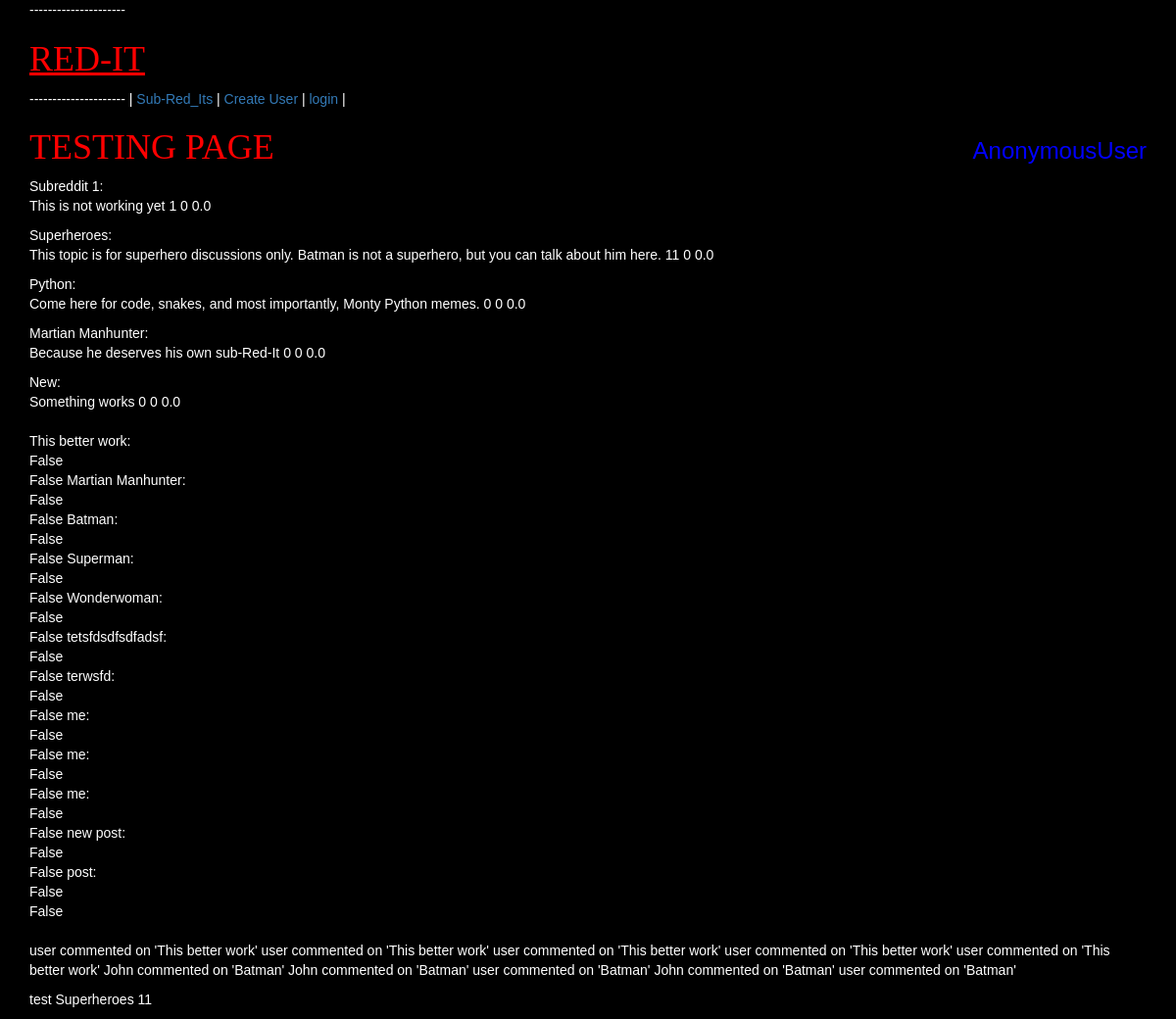
Before: /testing/ with the older database file.
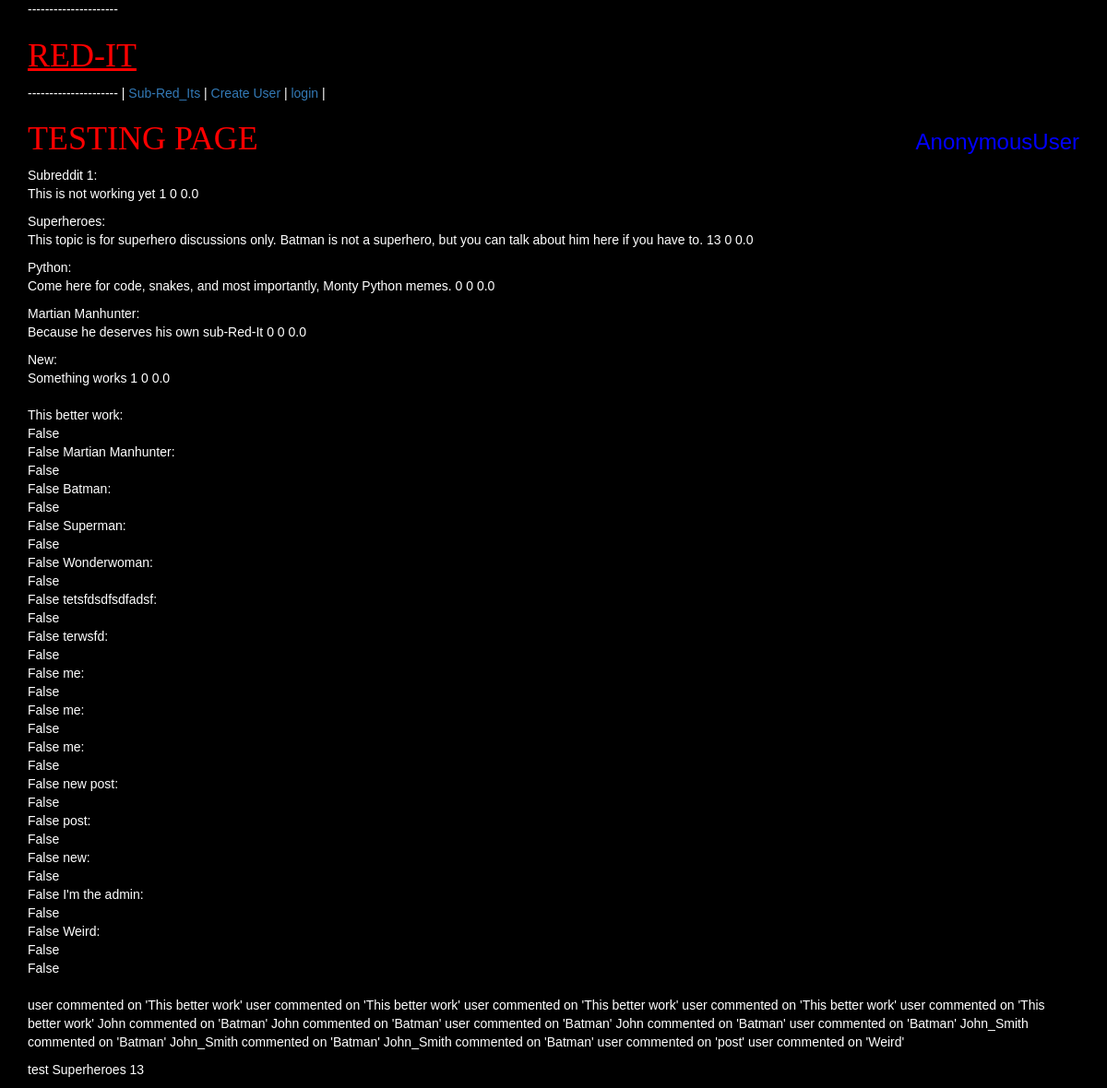
After: the same page with the newer database file.
### app/models.py (models this page shows)
class Subreddit(models.Model):
    name = models.CharField(max_length=20)
    description = models.CharField(max_length=255)
    creation_date_time = models.DateTimeField(auto_now_add=True)
    def __str__(self):
        return self.name
    @property
    def current_count(self):
        return Post.objects.filter(post_to_subreddit=self).count()
    def today_count(self):
        hrs24 = datetime.now() - timedelta(days=1)
        return Post.objects.filter(post_to_subreddit=self).filter(creation_time__gte=hrs24).count()
    def daily_average(self):
        hrs24 = datetime.now() - timedelta(days=30)
        return Post.objects.filter(post_to_subreddit=self).filter(creation_time__gte=hrs24).count()/7

class Post(models.Model):
    title = models.CharField(max_length=20)
    description = models.CharField(max_length=255)
    url = models.URLField(max_length=200, null=True, blank=True)
    creation_time = models.DateTimeField(auto_now_add=True)
    modification_time = models.DateTimeField(auto_now=True)
    post_to_subreddit = models.ForeignKey(Subreddit)
    post_to_user = models.ForeignKey(User)
    def __str__(self):
        return self.title
    def is_recent(self):
        hrs24 = datetime.now() - timedelta(days=1)
        if Post.objects.filter(creation_time__gte=hrs24):
            return True
        else:
            return False
    def is_hot(self):
        hrs78 = datetime.now() - timedelta(days=3)
        if Comment.objects.filter(comment_to_post=self).filter(created_time__gt=hrs78).count() > 3:
            return True
        else:
            return False
        class Meta:
            ordering = ('-creation_time')

class Comment(models.Model):
    comment_text = models.CharField(max_length=255)
    comment_to_user = models.ForeignKey(User)
    comment_to_post = models.ForeignKey(Post)
    created_time = models.DateTimeField(auto_now_add=True)
    modified_time = models.DateTimeField(auto_now=True)
    def __str__(self):
        return "{} commented on '{}'".format(self.comment_to_user.username, self.comment_to_post.title)

### app/views.py (the view)
# urls.py: url(r'^testing/', testing_view, name="testing_view"),
def testing_view(request):
    context = {
        "subreddits": Subreddit.objects.all(),
        "junkvar": Subreddit.objects.get(id=2),
        "posts": Post.objects.all(),
        "comments": Comment.objects.all()
    }
    return render(request, 'testing.html', context)

### templates/testing.html (shortened to what this page needs)
{% extends "base.html" %}
{% block content %}
    <h1 style="color:red; font-family:impact">TESTING PAGE</h1>
      {% for subred in subreddits %}
      <p>
      {{ subred }}:<br>
      {{ subred.description }}
      {{ subred.current_count }}
      {{ subred.today_count }}
      {{ subred.daily_average }}
      {% endfor %}
      <br>
      <br>
      {% for post in posts %}
      {{ post }}:<br>
      {{ post.is_recent }}
      <br>
      {{ post.is_hot }}
      {% endfor %}
<br><br>
    {% for comment in comments %}
    {{ comment }}
    {% endfor %}
    </p>
    <p>
        test
        {{ junkvar.name }}
        {{ junkvar.current_count }}
    </p>
    {% endblock %}

### templates/base.html (shortened to what this page needs)
{% load staticfiles %}
<!DOCTYPE html>
<html>
  <head>
    <link href="https://maxcdn.bootstrapcdn.com/bootstrap/3.3.7/css/bootstrap.min.css" rel="stylesheet">
  </head>
  <body>
    <div class="container">
      ---------------------
      <h1><span style="color:red; font-family:impact; text-decoration:underline; background-color:black">RED-IT</span></h1>
      ---------------------
      |<a href="{% url 'subreddits_view' %}"> Sub-Red_Its </a>|
        {% if not request.user.is_authenticated %}
        <a href="{% url 'user_create_view' %}"> Create User </a>|
          <a href="{% url 'login' %}"> login </a>|
          {% else %}
          <a href="{% url 'logout' %}?next={% url 'login' %}"> logout </a>|
          {% endif %}
      <p><h3 style="text-align:; color:blue; float:right;">{{ request.user }}</h3></p>
    {% block content %}
    {% endblock %}
    </div>
  </body>
</html>

### templates/base.html (style rules this page uses)
body { background-color: black; color: white; font-family:sans-serif; }

Changed rows visible on the page:
changed Subreddit "Superheroes": description "This topic is for superhero discussions only. Batman is not a superhero, but you can talk about him here." → "This topic is for superhero discussions only. Batman is not a superhero, but you can talk about him here if you have to."; current_count "11" → "13"
computed for Subreddit "New": current_count "0" → "1"
added Post: title "new", is_recent "False", is_hot "False"
added Post: title "I'm the admin", is_recent "False", is_hot "False"
added Post: title "Weird", is_recent "False", is_hot "False"
added Comment: comment_to_user+comment_to_post "John_Smith commented on 'Batman'"
added Comment: comment_to_user+comment_to_post "John_Smith commented on 'Batman'"
added Comment: comment_to_user+comment_to_post "John_Smith commented on 'Batman'"
added Comment: comment_to_user+comment_to_post "user commented on 'post'"
added Comment: comment_to_user+comment_to_post "user commented on 'Weird'"
